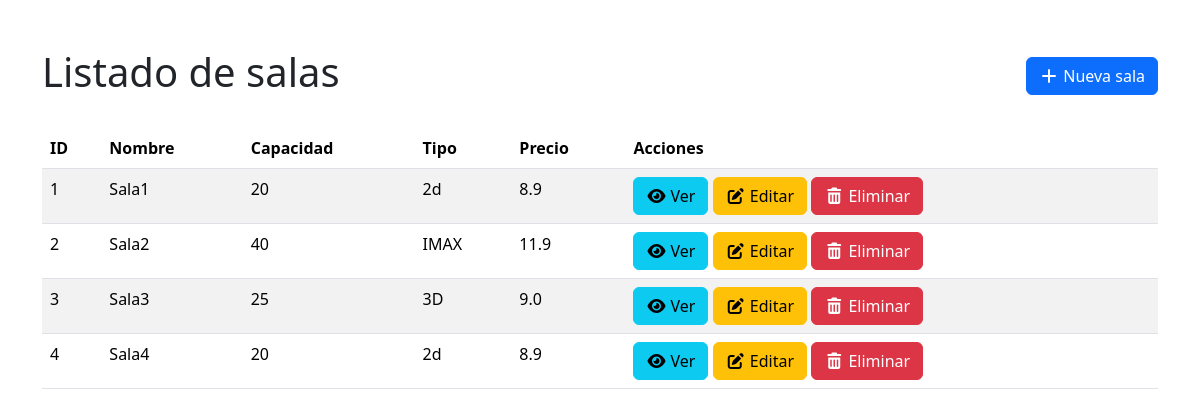
Page /salas on the committed database.
### app/models/sala.py (models this page shows)
class SalaORM(Base):
    __tablename__ = "salas"
    id: Mapped[int] = mapped_column(Integer, primary_key=True, autoincrement=True)
    nombre: Mapped[str] = mapped_column(nullable=False)
    capacidad: Mapped[int] = mapped_column(Integer, nullable=False)
    tipo: Mapped[str] = mapped_column(Enum("2D", "3D", "IMAX", "2d", "3d", "imax", "Imax", name="tipo_enum"), nullable=False)
    precio: Mapped[float] = mapped_column(Float, nullable=False)

### app/routers/web/salas.py (the view)
@router.get("", response_class=HTMLResponse)
def list_salas(request: Request, db: Session = Depends(get_db)):
    salas = db.execute(select(SalaORM)).scalars().all()
    return templates.TemplateResponse(
        "salas/list.html",
        {"request": request, "salas": salas}
    )

### app/templates/salas/list.html (shortened to what this page needs)
<!DOCTYPE html>
<html lang="en">
<head>
    <link href="https://cdn.jsdelivr.net/npm/bootstrap@5.3.8/dist/css/bootstrap.min.css" rel="stylesheet">
    <link rel="stylesheet" href="https://cdnjs.cloudflare.com/ajax/libs/font-awesome/7.0.1/css/all.min.css" />
</head>
<body>
    <div class="container mt-5">
        <div class="d-flex justify-content-between align-items-center mb-4">
            <h1>Listado de salas</h1>
            <a href="/salas/new" class="btn btn-primary">
                <i class="fa-solid fa-plus"></i> Nueva sala
            </a>
        </div>
        <table class="table table-striped">
            <thead>
                <tr>
                    <th>ID</th>
                    <th>Nombre</th>
                    <th>Capacidad</th>
                    <th>Tipo</th>
                    <th>Precio</th>
                    <th>Acciones</th>
                </tr>
            </thead>
            <tbody>
                {% for sala in salas %}
                <tr>
                    <td>{{sala.id }}</td>
                    <td>{{ sala.nombre}}</td>
                    <td>{{ sala.capacidad}}</td>
                    <td>{{ sala.tipo}}</td>
                    <td>{{ sala.precio}}</td>
                    <td>
                        <a href="/salas/{{ sala.id }}" class="btn btn-info"><i class="fa-solid fa-eye"></i> Ver</a>
                        <a href="/salas/{{ sala.id }}/edit" class="btn btn-warning">
                            <i class="fa-solid fa-pen-to-square"></i> Editar
                        </a>
                        <form method="post" action="/salas/{{ sala.id }}/delete" style="display: inline" onsubmit="return confirm('¿Estás seguro de que quieres eliminar esta sala?');">
                            <button type="submit" class="btn btn-danger">
                                <i class="fa-solid fa-trash-can"></i> Eliminar
                            </button>
                        </form>
                    </td>
                </tr>
                {% endfor %}
            </tbody>
        </table>
    </div>
</body>
</html>

### rows in the picture
SalaORM: id "1", nombre "Sala1", capacidad "20", tipo "2d", precio "8.9"
SalaORM: id "2", nombre "Sala2", capacidad "40", tipo "IMAX", precio "11.9"
SalaORM: id "3", nombre "Sala3", capacidad "25", tipo "3D", precio "9.0"
SalaORM: id "4", nombre "Sala4", capacidad "20", tipo "2d", precio "8.9"
